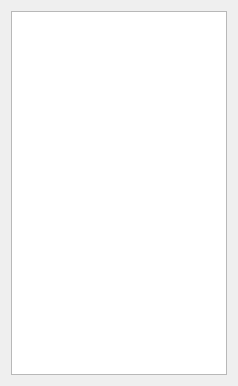
<?xml version="1.0" encoding="UTF-8"?>
<ui version="4.0">
 <class>EmptyView1Controls</class>
 <widget class="QWidget" name="EmptyView1Controls">
  <property name="geometry">
   <rect>
    <x>0</x>
    <y>0</y>
    <width>238</width>
    <height>386</height>
   </rect>
  </property>
  <property name="minimumSize">
   <size>
    <width>0</width>
    <height>0</height>
   </size>
  </property>
  <property name="windowTitle">
   <string>QmitkTemplate</string>
  </property>
  <layout class="QVBoxLayout" name="verticalLayout">
   <item>
    <layout class="QGridLayout" name="gridLayout">
     <item row="0" column="0">
      <widget class="QListWidget" name="m_SelectionList"/>
     </item>
    </layout>
   </item>
  </layout>
 </widget>
 <layoutdefault spacing="6" margin="11"/>
 <resources/>
 <connections/>
</ui>
